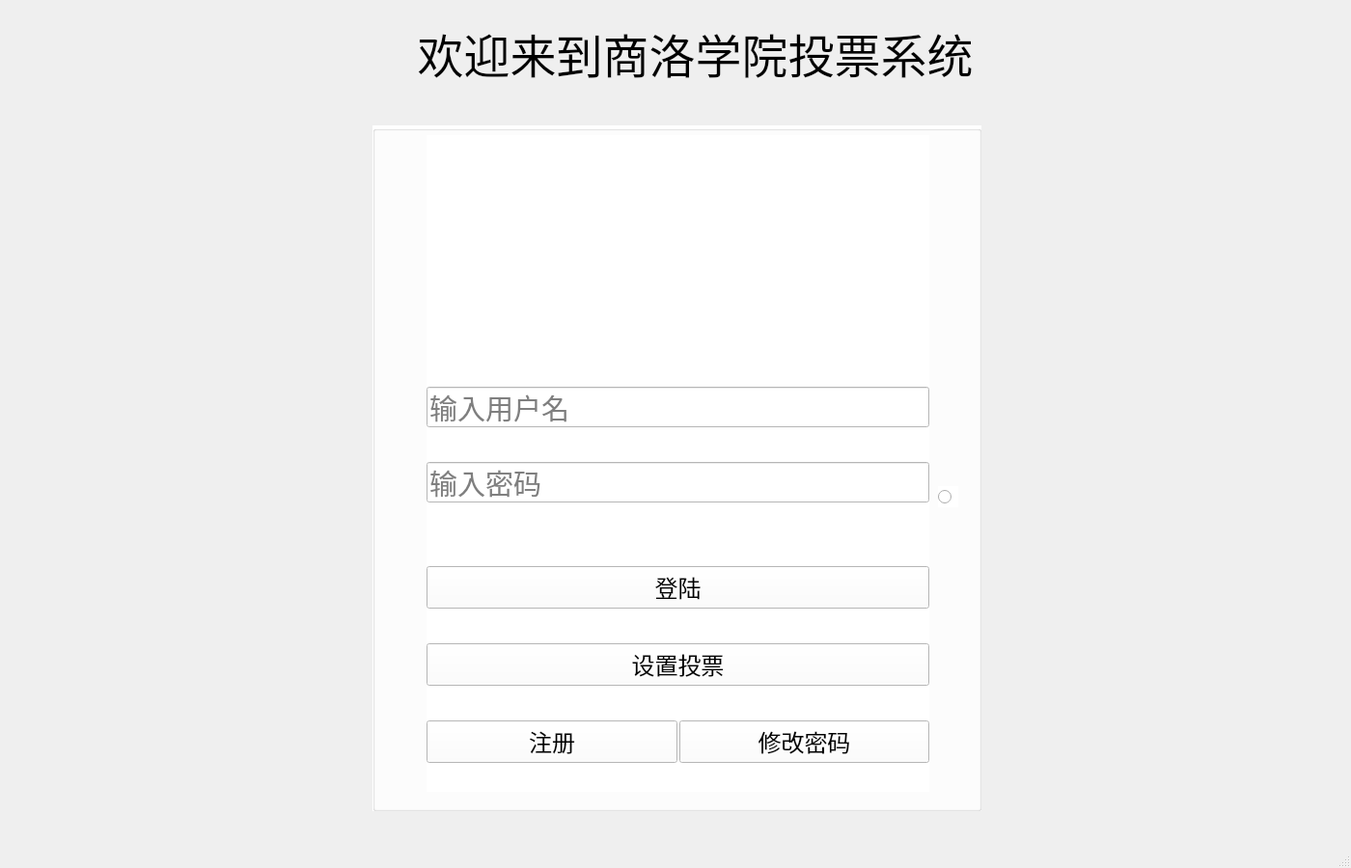
<?xml version="1.0" encoding="UTF-8"?>
<ui version="4.0">
 <class>LoginWindow</class>
 <widget class="QMainWindow" name="LoginWindow">
  <property name="geometry">
   <rect>
    <x>0</x>
    <y>0</y>
    <width>1400</width>
    <height>900</height>
   </rect>
  </property>
  <property name="windowTitle">
   <string>登陆界面</string>
  </property>
  <widget class="QWidget" name="centralwidget">
   <widget class="QLabel" name="label_4">
    <property name="geometry">
     <rect>
      <x>250</x>
      <y>20</y>
      <width>941</width>
      <height>71</height>
     </rect>
    </property>
    <property name="font">
     <font>
      <family>楷体</family>
      <pointsize>36</pointsize>
     </font>
    </property>
    <property name="styleSheet">
     <string notr="true"/>
    </property>
    <property name="text">
     <string>欢迎来到商洛学院投票系统</string>
    </property>
    <property name="alignment">
     <set>Qt::AlignCenter</set>
    </property>
   </widget>
   <widget class="QGroupBox" name="groupBox">
    <property name="geometry">
     <rect>
      <x>386</x>
      <y>130</y>
      <width>631</width>
      <height>711</height>
     </rect>
    </property>
    <property name="styleSheet">
     <string notr="true">background-color: rgb(255, 255, 255);</string>
    </property>
    <property name="title">
     <string/>
    </property>
    <widget class="QWidget" name="verticalLayoutWidget_2">
     <property name="geometry">
      <rect>
       <x>56</x>
       <y>10</y>
       <width>521</width>
       <height>681</height>
      </rect>
     </property>
     <layout class="QVBoxLayout" name="verticalLayout_7">
      <item>
       <layout class="QVBoxLayout" name="verticalLayout_6">
        <item>
         <spacer name="verticalSpacer_17">
          <property name="orientation">
           <enum>Qt::Vertical</enum>
          </property>
          <property name="sizeType">
           <enum>QSizePolicy::Fixed</enum>
          </property>
          <property name="sizeHint" stdset="0">
           <size>
            <width>20</width>
            <height>20</height>
           </size>
          </property>
         </spacer>
        </item>
        <item>
         <widget class="QLabel" name="logolabel">
          <property name="text">
           <string/>
          </property>
          <property name="alignment">
           <set>Qt::AlignCenter</set>
          </property>
         </widget>
        </item>
        <item>
         <spacer name="verticalSpacer">
          <property name="orientation">
           <enum>Qt::Vertical</enum>
          </property>
          <property name="sizeType">
           <enum>QSizePolicy::Fixed</enum>
          </property>
          <property name="sizeHint" stdset="0">
           <size>
            <width>20</width>
            <height>40</height>
           </size>
          </property>
         </spacer>
        </item>
        <item>
         <widget class="QLineEdit" name="userlineEdit">
          <property name="font">
           <font>
            <family>Arial</family>
            <pointsize>22</pointsize>
           </font>
          </property>
          <property name="placeholderText">
           <string>输入用户名</string>
          </property>
         </widget>
        </item>
        <item>
         <spacer name="verticalSpacer_10">
          <property name="orientation">
           <enum>Qt::Vertical</enum>
          </property>
          <property name="sizeType">
           <enum>QSizePolicy::Fixed</enum>
          </property>
          <property name="sizeHint" stdset="0">
           <size>
            <width>20</width>
            <height>30</height>
           </size>
          </property>
         </spacer>
        </item>
        <item>
         <widget class="QLineEdit" name="passwordlineEdit">
          <property name="font">
           <font>
            <family>Arial</family>
            <pointsize>22</pointsize>
           </font>
          </property>
          <property name="text">
           <string/>
          </property>
          <property name="echoMode">
           <enum>QLineEdit::Normal</enum>
          </property>
          <property name="placeholderText">
           <string>输入密码</string>
          </property>
         </widget>
        </item>
        <item>
         <spacer name="verticalSpacer_11">
          <property name="orientation">
           <enum>Qt::Vertical</enum>
          </property>
          <property name="sizeType">
           <enum>QSizePolicy::Fixed</enum>
          </property>
          <property name="sizeHint" stdset="0">
           <size>
            <width>20</width>
            <height>60</height>
           </size>
          </property>
         </spacer>
        </item>
        <item>
         <widget class="QPushButton" name="voteButton">
          <property name="font">
           <font>
            <family>楷体</family>
            <pointsize>18</pointsize>
           </font>
          </property>
          <property name="text">
           <string>登陆</string>
          </property>
         </widget>
        </item>
        <item>
         <spacer name="verticalSpacer_12">
          <property name="orientation">
           <enum>Qt::Vertical</enum>
          </property>
          <property name="sizeType">
           <enum>QSizePolicy::Fixed</enum>
          </property>
          <property name="sizeHint" stdset="0">
           <size>
            <width>20</width>
            <height>30</height>
           </size>
          </property>
         </spacer>
        </item>
        <item>
         <widget class="QPushButton" name="setButton">
          <property name="font">
           <font>
            <family>楷体</family>
            <pointsize>18</pointsize>
           </font>
          </property>
          <property name="text">
           <string>设置投票</string>
          </property>
         </widget>
        </item>
        <item>
         <spacer name="verticalSpacer_14">
          <property name="orientation">
           <enum>Qt::Vertical</enum>
          </property>
          <property name="sizeType">
           <enum>QSizePolicy::Fixed</enum>
          </property>
          <property name="sizeHint" stdset="0">
           <size>
            <width>20</width>
            <height>30</height>
           </size>
          </property>
         </spacer>
        </item>
        <item>
         <layout class="QHBoxLayout" name="horizontalLayout" stretch="0,0">
          <property name="spacing">
           <number>2</number>
          </property>
          <property name="sizeConstraint">
           <enum>QLayout::SetFixedSize</enum>
          </property>
          <property name="leftMargin">
           <number>0</number>
          </property>
          <item>
           <widget class="QPushButton" name="registerButton">
            <property name="font">
             <font>
              <family>楷体</family>
              <pointsize>18</pointsize>
             </font>
            </property>
            <property name="text">
             <string>注册</string>
            </property>
           </widget>
          </item>
          <item>
           <widget class="QPushButton" name="modifyButton">
            <property name="font">
             <font>
              <family>楷体</family>
              <pointsize>18</pointsize>
             </font>
            </property>
            <property name="text">
             <string>修改密码</string>
            </property>
           </widget>
          </item>
         </layout>
        </item>
        <item>
         <spacer name="verticalSpacer_13">
          <property name="orientation">
           <enum>Qt::Vertical</enum>
          </property>
          <property name="sizeType">
           <enum>QSizePolicy::Fixed</enum>
          </property>
          <property name="sizeHint" stdset="0">
           <size>
            <width>20</width>
            <height>30</height>
           </size>
          </property>
         </spacer>
        </item>
       </layout>
      </item>
     </layout>
    </widget>
    <widget class="QRadioButton" name="passwordButton">
     <property name="geometry">
      <rect>
       <x>586</x>
       <y>374</y>
       <width>21</width>
       <height>22</height>
      </rect>
     </property>
     <property name="text">
      <string/>
     </property>
    </widget>
   </widget>
  </widget>
  <widget class="QMenuBar" name="menubar">
   <property name="geometry">
    <rect>
     <x>0</x>
     <y>0</y>
     <width>1400</width>
     <height>30</height>
    </rect>
   </property>
  </widget>
  <widget class="QStatusBar" name="statusbar"/>
 </widget>
 <resources/>
 <connections/>
</ui>
